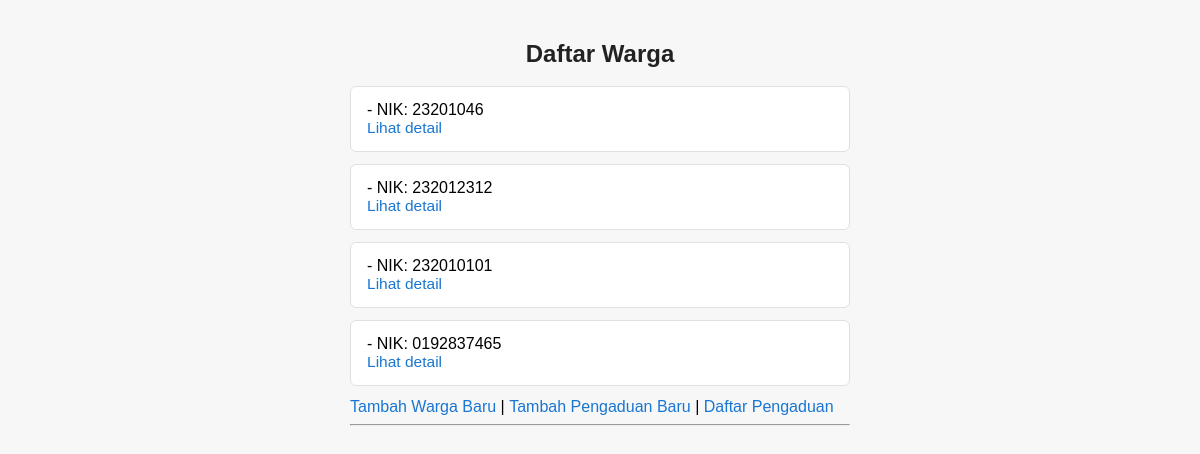
The page /warga/ on the database its author committed.
### warga/models.py (models this page shows, shortened)
class Warga(models.Model):
    nik = models.CharField(
        max_length=16,
        unique=True,
        verbose_name="Nomor Induk Kependudukan"
    )
    nama_lengkap = models.CharField(
        max_length=100,
        verbose_name="Nama Lengkap"
    )
    alamat = models.TextField(
        verbose_name="Alamat Tinggal",
        default=""
    )
    no_telepon = models.CharField(
        max_length=15,
        blank=True,
        verbose_name="Nomor Telepon"
    )
    tanggal_registrasi = models.DateTimeField(
        auto_now_add=True
    )

### warga/views.py (the view)
# urls.py: path('warga/', WargaListView.as_view(), name='warga_list'),
class WargaListView(ListView):
    model = Warga

### warga/templates/warga/warga_list.html (shortened to what this page needs)
<!DOCTYPE html>
<html lang="en">
<head>
</head>
<body>
    <h1>Daftar Warga</h1>
    <ul>
    {% for warga in object_list %}
        <li>
             - NIK: {{ warga.nik }}
            <br>
            <a href="{% url 'warga_detail' warga.pk %}" style="color:#1976d2; font-size:0.97rem;">Lihat detail</a>
        </li>
    {% empty %}
        <li class="empty">Belum ada data warga yang terdaftar.</li>
    {% endfor %}
<a href="{% url 'warga_create' %}">Tambah Warga Baru</a>
 |
<a href="{% url 'pengaduan_create' %}">Tambah Pengaduan Baru</a>
 |
<a href="{% url 'pengaduan_list' %}">Daftar Pengaduan</a>
<hr>
    </ul>
</body>
</html>

### warga/templates/warga/warga_list.html (style rules this page uses)
body { font-family: Arial, sans-serif; background: #f7f7f7; margin: 0; padding: 24px; }
h1 { color: #222; font-size: 1.5rem; margin-bottom: 18px; text-align: center; }
ul { list-style: none; padding: 0; max-width: 500px; margin: 0 auto; }
li { background: #fff; border: 1px solid #e0e0e0; border-radius: 6px; margin-bottom: 12px; padding: 14px 16px; font-size: 1rem; }
a { color: #1976d2; text-decoration: none; font-weight: 500; }

### rows shown on the page
Warga: nik "23201046"
Warga: nik "232012312"
Warga: nik "232010101"
Warga: nik "0192837465"
